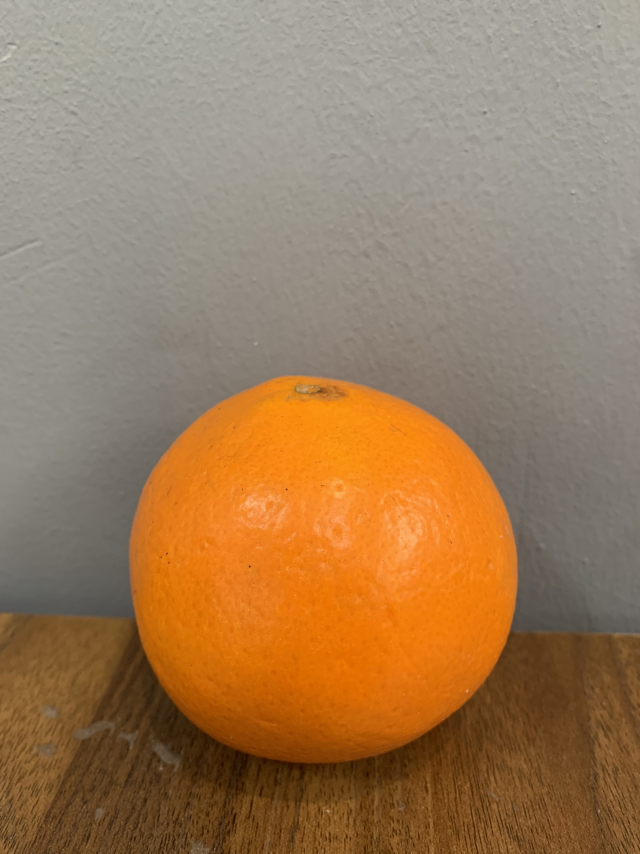
#> input picture Data/dataset/freshoranges/fresh_orangee (1).jpg, 1920 x 2560 px (shown at 1/3 size); its folder holds only this picture in this run
$ jupyter execute --allow-errors TienXuLy.ipynb
#> lines starting #> are read from the running program, lines starting #| are printed output that depends on the picture
#> in process_img, img is the input picture: shape (2560, 1920, 3); mean B, G, R 90.1, 124.1, 156.6
# 0. Import

[cell 1]
import cv2
import numpy as np
import os
from shutil import copyfile
import random
import uuid

# 1. Resize data

[cell 2]
dataset_path = "dataset"

resized_path = "resized_dataset"
os.makedirs(resized_path, exist_ok=True)

[cell 3]
def resizeImage(img, size=(224,224)):
#> called with size = (224, 224)
    height, width = img.shape[:2]
#> height = 2560; width = 1920
    if height == width:
        return cv2.resize(img, size, interpolation=cv2.INTER_AREA) if height > size[0] else cv2.resize(img, size, interpolation=cv2.INTER_CUBIC)

    max_dim = max(height, width)
#> max_dim = 2560
    top = (max_dim - height) // 2
#> top = 0
    bottom = max_dim - height - top
#> bottom = 0
    left = (max_dim - width) // 2
#> left = 320
    right = max_dim - width - left
#> right = 320

    padded_img = cv2.copyMakeBorder(img, top, bottom, left, right, cv2.BORDER_CONSTANT, value=(0, 0, 0))
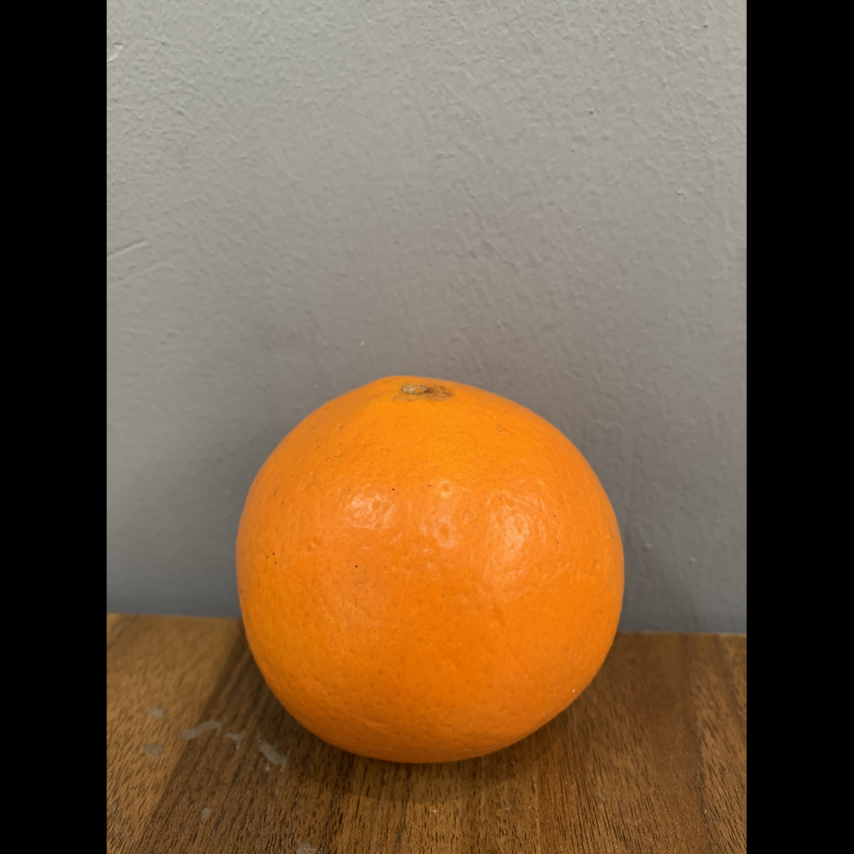
#> padded_img: shape (2560, 2560, 3) (shown at 1/3 size); mean B, G, R 67.5, 93.1, 117.4
    return cv2.resize(padded_img, size, interpolation=cv2.INTER_AREA) if max_dim > size[0] else cv2.resize(padded_img, size, interpolation=cv2.INTER_CUBIC)
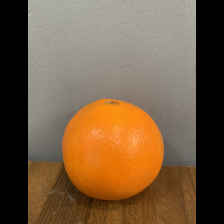
#> returned value: shape (224, 224, 3); mean of channels 0, 1, 2 67.5, 93.1, 117.4; drawn as B, G, R

[cell 4]
def process_img(folder, destination):
    print('folder',folder)
    print('destination',destination)
    os.makedirs(destination, exist_ok=True)

    for image in os.listdir(folder):
        # print('image', image)
        filename = image
        try:
            img = cv2.imread(os.path.join(folder, image))
            resized = resizeImage(img, (224, 224))
            new_filename = "resized_" + filename
            cv2.imwrite(os.path.join(destination, new_filename), resized)
        except Exception as e:
            print(e)
            print("Error in resizing image: ", filename)
            continue

[cell 5]
process_img(os.path.join(dataset_path, 'freshoranges'), destination=os.path.join(resized_path, 'freshoranges'))
process_img(os.path.join(dataset_path, 'rottenoranges'),  destination=os.path.join(resized_path, 'rottenoranges'))
#> call 2 of process_img, with folder = 'dataset/rottenoranges', destination = 'resized_dataset/rottenoranges'
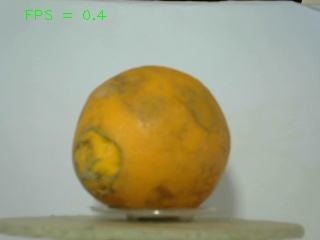
#> input picture Data/dataset/rottenoranges/rotten_orangee (1).png, 320 x 240 px
#> in process_img, img is the input picture: shape (240, 320, 3); mean B, G, R 130.8, 160.3, 162.4
#> call 2 of resizeImage, with size = (224, 224)
#> in resizeImage (call 2), `padded_img = cv2.copyMakeBorder(img, top, bottom, left, right, cv2.BOR..`:
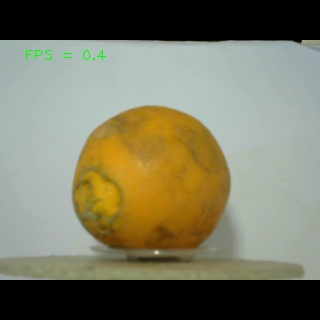
#> padded_img: shape (320, 320, 3); mean B, G, R 98.1, 120.2, 121.8

print('Images resized successfully!')

# 2. Split dataset to Train/Test/Validation

[cell 6]
try:
    source_folder = 'fruit_dataset'

    train_dir = os.path.join(source_folder, 'train')
    test_dir = os.path.join(source_folder, 'test')
    validation_dir = os.path.join(source_folder, 'validation')

    train_rotten_dir = os.path.join(train_dir, 'Rotten Oranges')
    train_fresh_dir = os.path.join(train_dir, 'Fresh Oranges')

    test_rotten_dir = os.path.join(test_dir, 'Rotten Oranges')
    test_fresh_dir = os.path.join(test_dir, 'Fresh Oranges')

    validation_rotten_dir = os.path.join(validation_dir, 'Rotten Oranges')
    validation_fresh_dir = os.path.join(validation_dir, 'Fresh Oranges')

    os.makedirs(source_folder, exist_ok=True)
    os.makedirs(train_dir, exist_ok=True)
    os.makedirs(test_dir, exist_ok=True)
    os.makedirs(validation_dir, exist_ok=True)

    os.makedirs(train_rotten_dir, exist_ok=True)
    os.makedirs(train_fresh_dir, exist_ok=True)

    os.makedirs(test_rotten_dir, exist_ok=True)
    os.makedirs(test_fresh_dir, exist_ok=True)

    os.makedirs(validation_rotten_dir, exist_ok=True)
    os.makedirs(validation_fresh_dir, exist_ok=True)

except OSError:
    pass

[cell 7]
#SPLIT
source_datasets = 'resized_dataset'

foranges_dir = os.path.join(source_datasets, 'freshoranges')

roranges_dir = os.path.join(source_datasets, 'rottenoranges')

[cell 8]
def split_data(SOURCE='', TRAINING='', TESTING='', VALIDATION='',  SPLIT_SIZE=(0.6, 0.2, 0.2)):
#> called with SOURCE = 'resized_dataset/rottenoranges', TRAINING = 'fruit_dataset/train/Rotten Oranges', TESTING = 'fruit_dataset/test/Rotten Oranges', VALIDATION = 'fruit_dataset/validation/Rotten Oranges', SPLIT_SIZE = (0.6, 0.2, 0.2)
    data = os.listdir(SOURCE)
    random.shuffle(data)

    train_size = int(len(data) * SPLIT_SIZE[0])
    test_size = int(len(data) * SPLIT_SIZE[1])
    validate_size = len(data) - train_size - test_size

    if(TRAINING != ''):
        for i, filename in enumerate(data):
            filepath = os.path.join(SOURCE, filename)
            if os.path.getsize(filepath) > 0:
                if i < train_size:
                    copyfile(filepath, os.path.join(TRAINING, filename))
                elif i < train_size + test_size:
                    copyfile(filepath, os.path.join(TESTING, filename))
                else:
                    copyfile(filepath, os.path.join(VALIDATION, filename))
    else:
        for i, filename in enumerate(data):
            filepath = os.path.join(SOURCE, filename)
            if os.path.getsize(filepath) > 0:
                if i < test_size:
                    copyfile(filepath, os.path.join(TESTING, filename))
                else:
                    copyfile(filepath, os.path.join(VALIDATION, filename))

[cell 9]
split_data(roranges_dir, train_rotten_dir, test_rotten_dir, validation_rotten_dir, (0.6, 0.2, 0.2))
split_data(foranges_dir, train_fresh_dir, test_fresh_dir, validation_fresh_dir, (0.6, 0.2, 0.2))

## Copy directory

[cell 10]
source_folder = 'fruit_dataset'
destination_folder = 'augmented_dataset'

[cell 11]
def create_directory_structure(source_folder, destination_folder, depth):
    # Kiểm tra nếu depth là 0, không cần tạo thư mục nữa
    if depth == 0:
        return

    # Duyệt qua các thư mục trong thư mục nguồn
    for folder_name in os.listdir(source_folder):
        source_subfolder = os.path.join(source_folder, folder_name)
        # Nếu là thư mục
        if os.path.isdir(source_subfolder):
            destination_subfolder = os.path.join(destination_folder, folder_name)
            # Tạo thư mục đích
            os.makedirs(destination_subfolder, exist_ok=True)
            # Sao chép dữ liệu từ thư mục nguồn sang thư mục đích
            for file_name in os.listdir(source_subfolder):
                source_file = os.path.join(source_subfolder, file_name)
                if os.path.isfile(source_file):
                    destination_file = os.path.join(destination_subfolder, file_name)
                    copyfile(source_file, destination_file)
            # Tiếp tục đệ quy để tạo cấu trúc thư mục bên trong
            create_directory_structure(source_subfolder, destination_subfolder, depth - 1)
